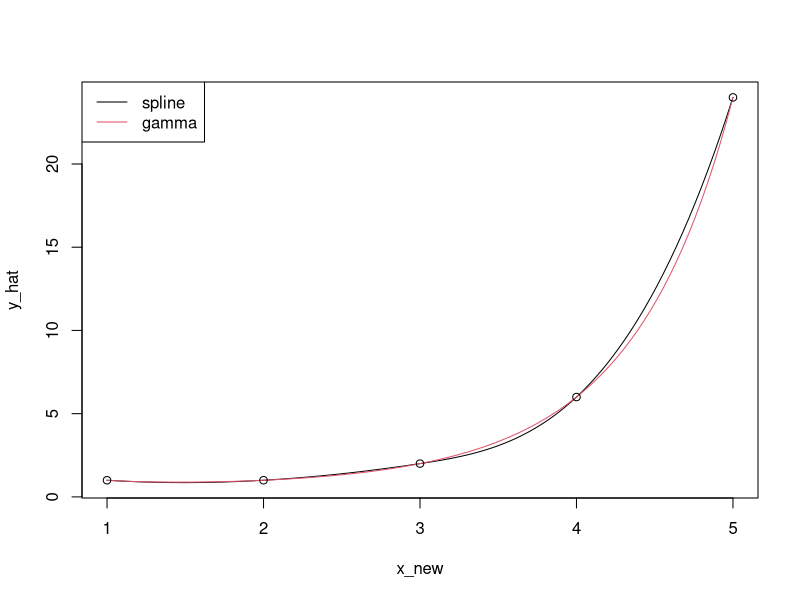
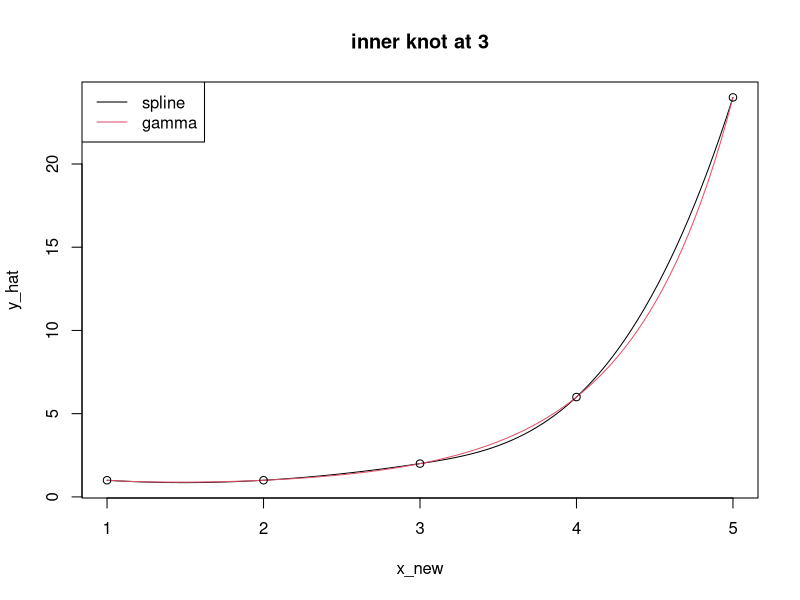
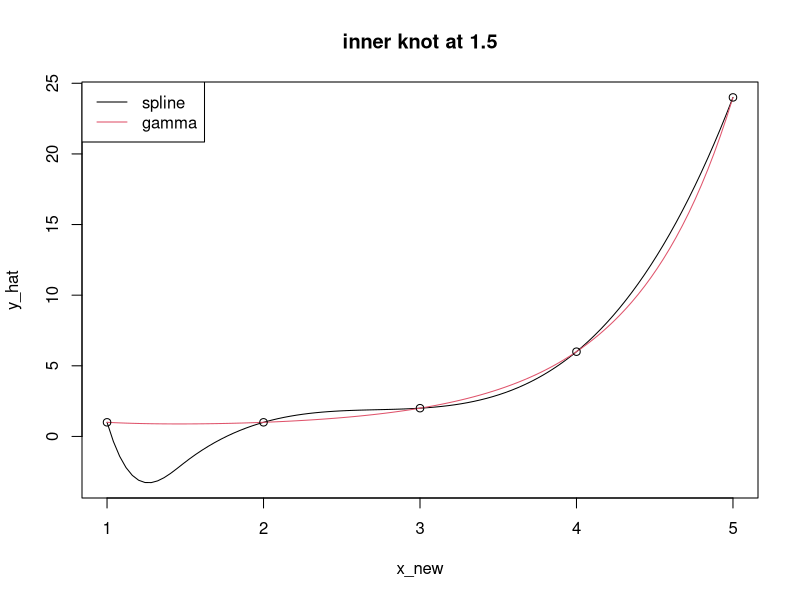
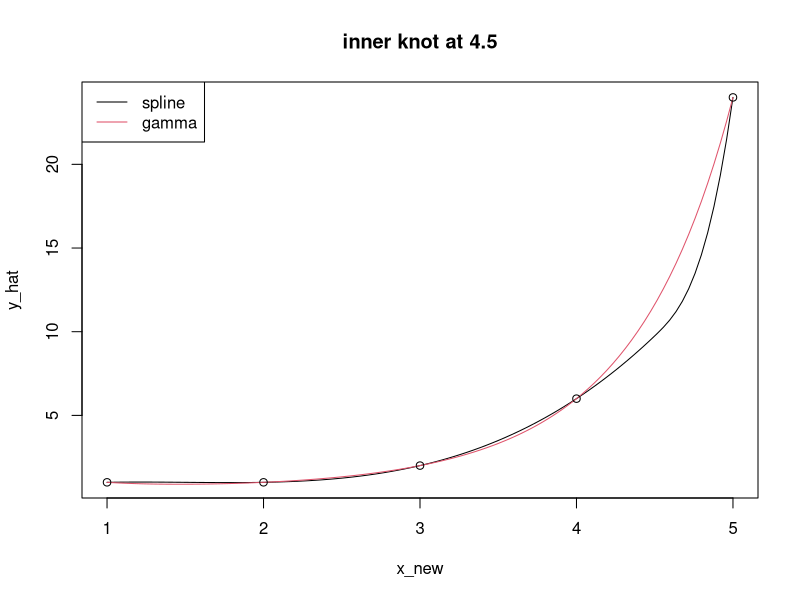
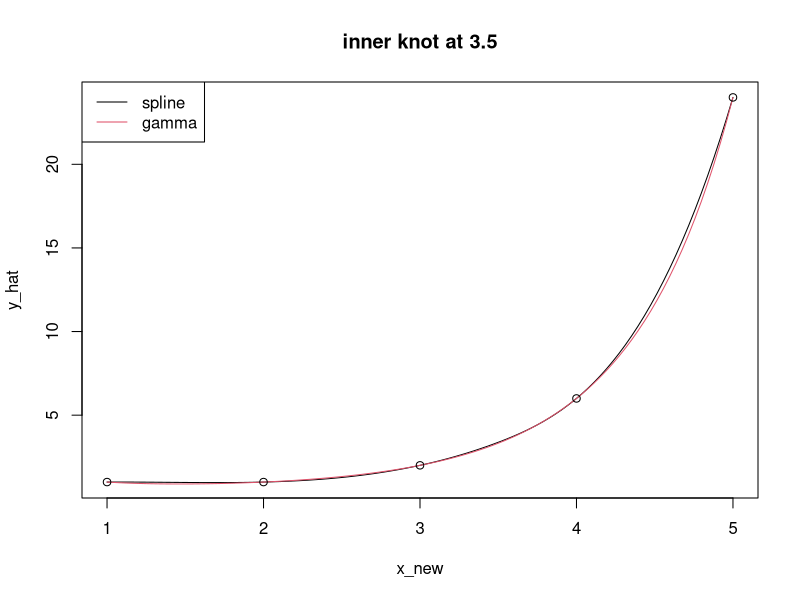

Reproduce these figures in R, in order.
# advanced mathematical methods
# sheet 13 exercise 3
# Topics: Spline interpolation, B-splines, gamma function approximation,
#         knot placement

# The gamma function Gamma: R+ -> R is defined by the integral:
#   Gamma(x) = integral_0^inf t ^ (x - 1) e ^ (- t) dt.
# In general, the integral has no closed-form solution, but
#   Gamma(n) = (n - 1)! for all n in N.
# We want to approximate Gamma on [1, n] using a degree-q spline
#   s_q(x) = sum_{k = 1}^{m + q} a_k B_k ^ (q) (x)
#   with knots xi_0, ..., xi_m, using the data points (i, (i - 1)!)_{i = 1}^n.

# (a) For given q and n, how large must m be for the linear system to have
#     a unique solution?
# (b) Find a cubic spline interpolating (i, (i - 1)!)_{i = 1}^5 and plot it
#     together with the interpolated points. Use bs() from the splines package.
#     Hint: set the intercept argument to TRUE.
# (c) Compare the spline function with the result of base::gamma().
# (d) Vary the knots argument of bs(). How does the interpolation change?
#     How should a knot sequence be chosen in the best / worst case?

# ---- (a) ----
# The spline has m + q basis functions, so m + q unknowns.
# The n data points give n equations: B * a = y, B in R ^ (n x (m + q)).
# Unique solution requires m + q = n, i.e. m = n - q.

# ---- (b) ----
# Terminology:
#   - df (degrees of freedom) = number of basis functions = number of columns
#     in B. For a spline with m + 1 knots and degree q: df = m + q.
#   - Data points (x_i, y_i): where the spline must hit certain values
#     (interpolation conditions = rows in the linear system).
#   - Knots xi_j: where a new polynomial piece begins (structure of the
#     spline = affects the basis functions = columns in the linear system).
#     Knots do NOT have to coincide with data points.
# Here: n = 5 data points, q = 3 (cubic), so m = n - q = 2, df = m + q = 5.
# The 3 knots are xi_0 = 1 (left boundary), xi_1 (interior), xi_2 = 5
# (right boundary). bs() places the interior knot by default at the median.
# intercept = TRUE includes the constant basis function, so that B is
# 5 x 5 (without it, bs() drops one column and B would be 5 x 4).

q <- 3
n <- 5
x <- 1:n
y <- factorial(x - 1)

B <- splines::bs(x, df = 5, degree = 3, intercept = TRUE)
a <- solve(B, y)

# Evaluate spline at new x values: we must reuse the same basis (same knots,
# same degree) at the new points. We extract knots and boundary knots from
# the original B to ensure consistency.
eval_bs <- function(x_new, basis) {
  splines::bs(
    x = x_new,
    degree = attr(basis, "degree"),
    knots = attr(basis, "knots"),
    Boundary.knots = attr(basis, "Boundary.knots"),
    intercept = attr(basis, "intercept")
  )
}

x_new <- seq(1, 5, length = 100)
y_hat <- eval_bs(x_new, B) %*% a

plot(x_new, y_hat, type = "l")
lines(x_new, gamma(x_new), col = 2) # (c)
points(x, y)
legend("topleft", legend = c("spline", "gamma"), col = c(1, 2), lty = 1)

# ---- (c) ----
# The spline hits all 5 data points exactly (interpolation), but deviates
# from the true gamma curve between points, especially in the steeper
# region [4, 5] where gamma grows rapidly.

# ---- (d) ----
compare_knots <- function(knot) {
  x <- 1:5
  y <- factorial(x - 1)
  B <- splines::bs(x, df = 5, degree = 3, knots = knot, intercept = TRUE)
  a <- solve(B, y)
  x_new <- seq(1, 5, length = 100)
  y_hat <- eval_bs(x_new, B) %*% a
  plot(x_new, y_hat, type = "l")
  lines(x_new, gamma(x_new), col = 2)
  points(x, y)
  legend("topleft", legend = c("spline", "gamma"), col = c(1, 2), lty = 1)
  title(paste("inner knot at", knot))
}

compare_knots(3)
compare_knots(1.5)
compare_knots(4.5)
compare_knots(3.5)

# Since m = 2, the boundary knots xi_0 = 1 and xi_2 = 5 are fixed.
# Only the interior knot xi_1 is free. Observations:
#   - Knots near the boundary (e.g. 1.5 or 4.5) waste flexibility:
#     one interval becomes tiny (over-resolved), the other huge
#     (under-resolved). This creates visible artifacts.
#   - xi_1 = 1.5 is worse than xi_1 = 4.5 because the steep region [4, 5]
#     needs more resolution, so starving it of knots hurts more.
#   - xi_1 = 3 (default, equidistant) works well.
#   - xi_1 = 3.5 is slightly better: gamma is nearly linear on [1, 3]
#     (needs little flexibility) but steeply curved on [3, 5] (needs more).
#     Shifting the knot toward the steeper region improves the fit.
# General rule: place knots where the function changes most.
